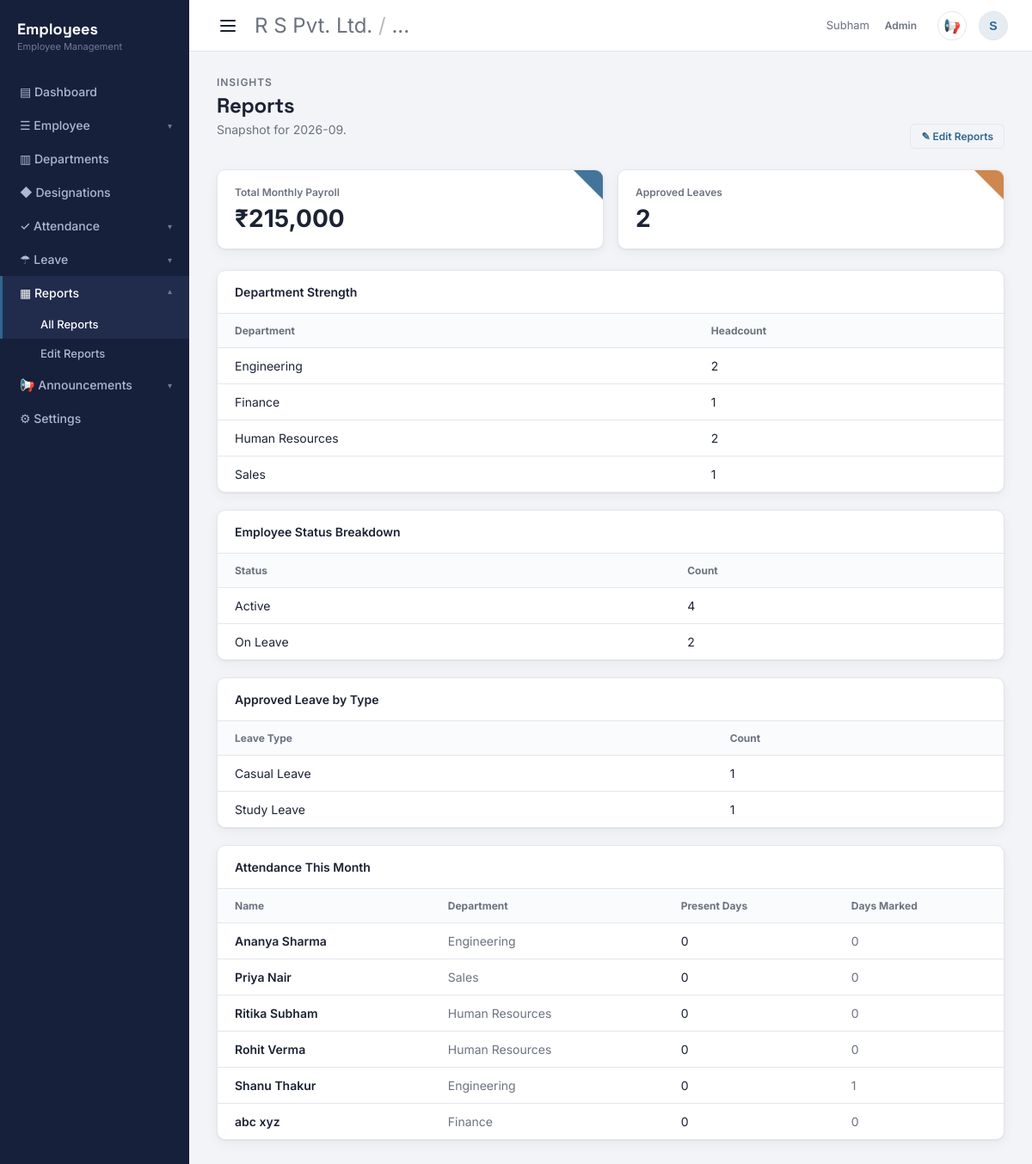
/reports (signed in), run on the app's committed database.
### tables this page shows
CREATE TABLE leaves (
    id INTEGER PRIMARY KEY AUTOINCREMENT,
    employee_id INTEGER NOT NULL,
    leave_type TEXT NOT NULL,
    start_date TEXT NOT NULL,
    end_date TEXT NOT NULL,
    reason TEXT,
    status TEXT NOT NULL DEFAULT 'Pending',   -- Pending | Approved | Rejected
    applied_on TEXT NOT NULL,
    decided_by TEXT,
    decided_on TEXT,
    FOREIGN KEY (employee_id) REFERENCES employees(id) ON DELETE CASCADE
);

CREATE TABLE employees (
    id INTEGER PRIMARY KEY AUTOINCREMENT,
    registration_no TEXT UNIQUE,
    name TEXT NOT NULL,
    email TEXT NOT NULL,
    phone TEXT,
    department TEXT NOT NULL,
    role TEXT NOT NULL,
    status TEXT NOT NULL DEFAULT 'Active',
    salary REAL,
    experience_years REAL,
    join_date TEXT NOT NULL,
    paid_leaves_override INTEGER,
    unpaid_leaves_override INTEGER,
    total_leaves_override INTEGER
);

### app.py (the view)
@app.route("/reports")
@login_required
@roles_required("Admin", "HR Manager")
def reports():
    db = get_db()
    dept_strength = db.execute(
        "SELECT department, COUNT(*) as count FROM employees GROUP BY department ORDER BY department"
    ).fetchall()
    status_breakdown = db.execute(
        "SELECT status, COUNT(*) as count FROM employees GROUP BY status"
    ).fetchall()
    month_prefix = date.today().isoformat()[:7]
    attendance_this_month = db.execute(
        "SELECT employees.name as name, employees.department as department, "
        "SUM(CASE WHEN attendance.status = 'Present' THEN 1 ELSE 0 END) as present_days, "
        "COUNT(attendance.id) as marked_days "
        "FROM employees LEFT JOIN attendance ON attendance.employee_id = employees.id AND attendance.date LIKE ? "
        "GROUP BY employees.id ORDER BY employees.name",
        (f"{month_prefix}%",),
    ).fetchall()
    leave_summary = db.execute(
        "SELECT status, COUNT(*) as count FROM leaves GROUP BY status"
    ).fetchall()
    leave_by_type = db.execute(
        "SELECT leave_type, COUNT(*) as count FROM leaves WHERE status = 'Approved' GROUP BY leave_type"
    ).fetchall()
    total_salary = db.execute("SELECT SUM(salary) as total FROM employees").fetchone()["total"] or 0
    report_notes_row = db.execute("SELECT notes, updated_by, updated_at FROM report_settings WHERE id = 1").fetchone()
    return render_template(
        "reports.html",
        dept_strength=dept_strength,
        status_breakdown=status_breakdown,
        attendance_this_month=attendance_this_month,
        month_label=month_prefix,
        leave_summary=leave_summary,
        leave_by_type=leave_by_type,
        total_salary=total_salary,
        report_notes=report_notes_row["notes"] if report_notes_row else "",
        report_notes_updated_by=report_notes_row["updated_by"] if report_notes_row else None,
        report_notes_updated_at=report_notes_row["updated_at"] if report_notes_row else None,
    )

### app.py (called while the page is built)
def login_required(view):
    @wraps(view)
    def wrapped(*args, **kwargs):
        if not session.get("logged_in"):
            return redirect(url_for("login"))
        return view(*args, **kwargs)
    return wrapped

def roles_required(*allowed_roles):
    def decorator(view):
        @wraps(view)
        def wrapped(*args, **kwargs):
            if not session.get("logged_in"):
                return redirect(url_for("login"))
            if session.get("role") not in allowed_roles:
                flash("You don't have permission to access that page.")
                return redirect(url_for("dashboard"))
            return view(*args, **kwargs)
        return wrapped
    return decorator

def get_db():
    if "db" not in g:
        g.db = db_compat.connect(DB_PATH)
        g.db.execute("PRAGMA foreign_keys = ON")
    return g.db

### db_compat.py (called while the page is built)
    def connect(sqlite_path):
        conn = sqlite3.connect(sqlite_path)
        conn.row_factory = sqlite3.Row
        return conn

### templates/reports.html (shortened to what this page needs)
{% extends "base.html" %}
{% block content %}
<div class="page-head">
  <div>
    <div class="eyebrow">Insights</div>
    <h1>Reports</h1>
    <p class="sub">Snapshot for {{ month_label }}.</p>
  </div>
  {% if current_role == 'Admin' %}
  <a href="{{ url_for('edit_reports') }}" class="btn btn-ghost btn-sm">✎ Edit Reports</a>
  {% endif %}
</div>
<div class="stat-row">
  <div class="card stat-card">
    <div class="stat-corner" style="background: var(--primary);"></div>
    <div class="stat-label">Total Monthly Payroll</div>
    <div class="stat-value">₹{{ "{:,.0f}".format(total_salary) }}</div>
  </div>
  {% for row in leave_summary %}
  <div class="card stat-card">
    <div class="stat-corner" style="background: var(--accent-amber);"></div>
    <div class="stat-label">{{ row['status'] }} Leaves</div>
    <div class="stat-value">{{ row['count'] }}</div>
  </div>
  {% endfor %}
</div>
<div class="card" style="padding: 0; margin-bottom: 20px;">
  <div style="padding: 16px 20px; border-bottom: 1px solid var(--border); font-weight: 600; font-size: 14px;">
    Department Strength
  </div>
  <table>
    <thead><tr><th>Department</th><th>Headcount</th></tr></thead>
    <tbody>
      {% for row in dept_strength %}
      <tr><td>{{ row['department'] }}</td><td>{{ row['count'] }}</td></tr>
      {% else %}
      <tr><td colspan="2" style="color: var(--text-muted);">No data.</td></tr>
      {% endfor %}
    </tbody>
  </table>
</div>
<div class="card" style="padding: 0; margin-bottom: 20px;">
  <div style="padding: 16px 20px; border-bottom: 1px solid var(--border); font-weight: 600; font-size: 14px;">
    Employee Status Breakdown
  </div>
  <table>
    <thead><tr><th>Status</th><th>Count</th></tr></thead>
    <tbody>
      {% for row in status_breakdown %}
      <tr><td>{{ row['status'] }}</td><td>{{ row['count'] }}</td></tr>
      {% else %}
      <tr><td colspan="2" style="color: var(--text-muted);">No data.</td></tr>
      {% endfor %}
    </tbody>
  </table>
</div>
<div class="card" style="padding: 0; margin-bottom: 20px;">
  <div style="padding: 16px 20px; border-bottom: 1px solid var(--border); font-weight: 600; font-size: 14px;">
    Approved Leave by Type
  </div>
  <table>
    <thead><tr><th>Leave Type</th><th>Count</th></tr></thead>
    <tbody>
      {% for row in leave_by_type %}
      <tr><td>{{ row['leave_type'] }}</td><td>{{ row['count'] }}</td></tr>
      {% else %}
      <tr><td colspan="2" style="color: var(--text-muted);">No approved leave yet.</td></tr>
      {% endfor %}
    </tbody>
  </table>
</div>
<div class="card" style="padding: 0;">
  <div style="padding: 16px 20px; border-bottom: 1px solid var(--border); font-weight: 600; font-size: 14px;">
    Attendance This Month
  </div>
  <div style="overflow-x: auto;">
  <table>
    <thead><tr><th>Name</th><th>Department</th><th>Present Days</th><th>Days Marked</th></tr></thead>
    <tbody>
      {% for row in attendance_this_month %}
      <tr>
        <td style="font-weight: 600;">{{ row['name'] }}</td>
        <td style="color: var(--text-muted);">{{ row['department'] }}</td>
        <td>{{ row['present_days'] or 0 }}</td>
        <td style="color: var(--text-muted);">{{ row['marked_days'] or 0 }}</td>
      </tr>
      {% else %}
      <tr><td colspan="4" style="color: var(--text-muted);">No data.</td></tr>
      {% endfor %}
    </tbody>
  </table>
  </div>
</div>
{% endblock %}

### static/css/style.css (style rules this page uses)
:root { --bg: #f3f4f7; --surface: #ffffff; --sidebar: #17203a; --sidebar-hover: #212c4d; --sidebar-text: #aeb8d0; --sidebar-text-dim: #6f7996; --primary: #2f6690; --primary-dark: #234c6c; --primary-soft: #e5edf3; --accent-green: #4c9a78; --accent-green-soft: #e6f2ec; --accent-amber: #c97b3b; --accent-amber-soft: #f7ece0; --accent-red: #b85c5c; --accent-red-soft: #f6e8e8; --text: #1b2333; --text-muted: #6b7280; --border: #e4e6ec; --radius: 10px; --shadow: 0 1px 2px rgba(23, 32, 58, 0.06), 0 4px 14px rgba(23, 32, 58, 0.05); }
* { box-sizing: border-box; }
html, body { height: 100%; margin: 0; }
body { background: var(--bg); color: var(--text); font-family: "Inter", -apple-system, BlinkMacSystemFont, sans-serif; -webkit-font-smoothing: antialiased; }
h1, h2, h3, h4 { font-family: "Space Grotesk", "Inter", sans-serif; margin: 0; letter-spacing: -0.01em; }
a { color: inherit; text-decoration: none; }
.page-head { display: flex; align-items: flex-end; justify-content: space-between; gap: 16px; margin-bottom: 24px; flex-wrap: wrap; }
.eyebrow { font-size: 12px; font-weight: 600; letter-spacing: 0.08em; text-transform: uppercase; color: var(--text-muted); margin-bottom: 4px; }
.page-head h1 { font-size: 24px; font-weight: 700; }
.page-head p.sub { color: var(--text-muted); font-size: 14px; margin-top: 4px; }
.btn { display: inline-block; border: none; border-radius: 8px; padding: 10px 18px; font-size: 14px; font-weight: 600; cursor: pointer; }
.btn-ghost { background: transparent; color: var(--primary); border: 1px solid var(--border); }
.btn-sm { padding: 6px 12px; font-size: 12px; border-radius: 6px; }
.card { background: var(--surface); border: 1px solid var(--border); border-radius: var(--radius); box-shadow: var(--shadow); }
table { width: 100%; border-collapse: collapse; }
thead tr { font-size: 12px; color: var(--text-muted); text-align: left; background: #fafbfc; }
th, td { padding: 12px 20px; }
tbody tr { border-top: 1px solid var(--border); font-size: 14px; }
.stat-row { display: flex; gap: 16px; flex-wrap: wrap; margin-bottom: 24px; }
.stat-card { padding: 18px 20px; position: relative; overflow: hidden; flex: 1; min-width: 210px; }
.stat-corner { position: absolute; top: 0; right: 0; width: 34px; height: 34px; clip-path: polygon(100% 0, 0 0, 100% 100%); opacity: 0.9; }
.stat-label { font-size: 12px; color: var(--text-muted); font-weight: 600; }
.stat-value { font-size: 28px; font-weight: 700; margin-top: 6px; }

### data on the page
leaves: status "Approved", count "2", leave_type "Study Leave", count "1"
employees: department "Human Resources", count "2", name "Rohit Verma", row "0"
employees: status "Active", count "4", name "Ritika Subham", department "Human Resources", row "0"
leaves: leave_type "Casual Leave", count "1"
employees: name "Ananya Sharma", department "Engineering", row "0"
employees: name "Priya Nair", department "Sales", row "0"
employees: name "Shanu Thakur", department "Engineering", row "0", row "1"
employees: name "abc xyz", department "Finance", row "0"

### other printed values
{{ current_username }} "Subham"
{{ current_role }} "Admin"
{{ current_username[0]|upper if current_username else '?' }} "S"
{{ "{:,.0f}".format(total_salary) }} "215,000"
{{ row['department'] }} "Engineering" "Finance" "Sales"
{{ row['count'] }} "2" "1" "1"
{{ row['status'] }} "On Leave"
{{ row['count'] }} "2"
